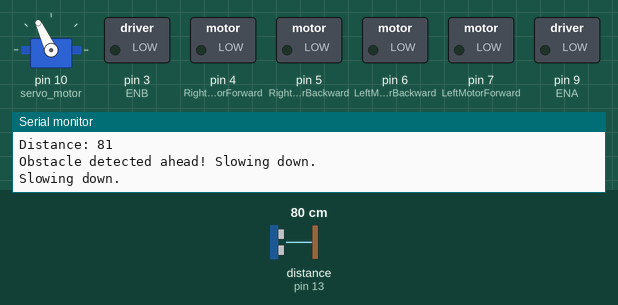
Simulated run of this sketch. Board: Arduino Uno, built with avr-gcc and run on an emulated ATmega328P. Shown: servo, switched loads named in the sketch (green lamp = pin HIGH), the last lines printed to the serial monitor. Dashed ring = blinking. Inputs (shaded band) come from the test bench; at power-on: distance to the obstacle (sensor on pin 13) 80 cm. The echo pulse lasts 58.3 µs per cm.

Above: at 3.2 s.
3.3 s: distance to the obstacle (sensor on pin 13) set to 53 cm
6.3 s: distance to the obstacle (sensor on pin 13) set to 45 cm
At 8.6 s:
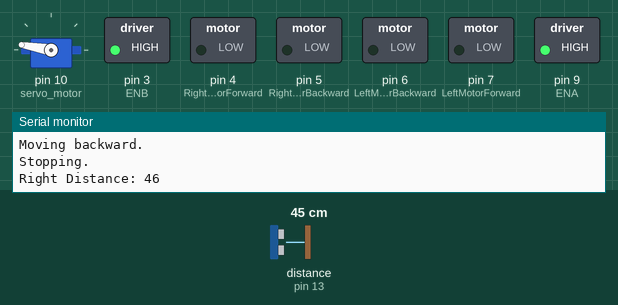
9.3 s: distance to the obstacle (sensor on pin 13) set to 103 cm
At 10.1 s:
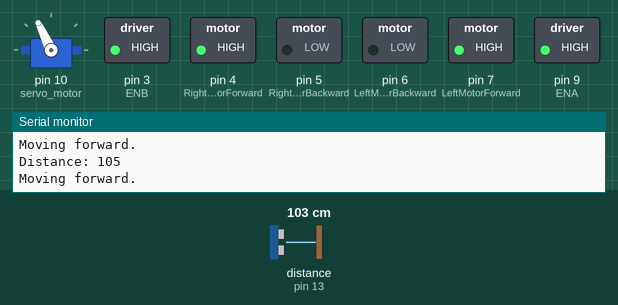
10.9 s: distance to the obstacle (sensor on pin 13) set to 94 cm
At 11.1 s:
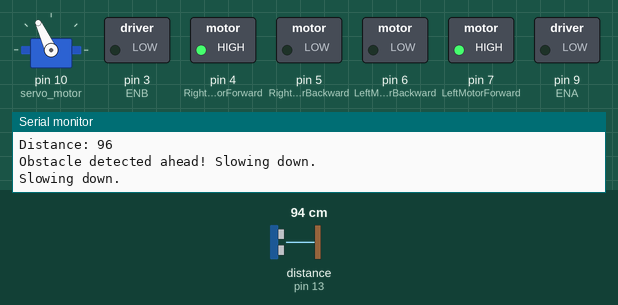
13.9 s: distance to the obstacle (sensor on pin 13) set to 2 cm
At 14.48 s:
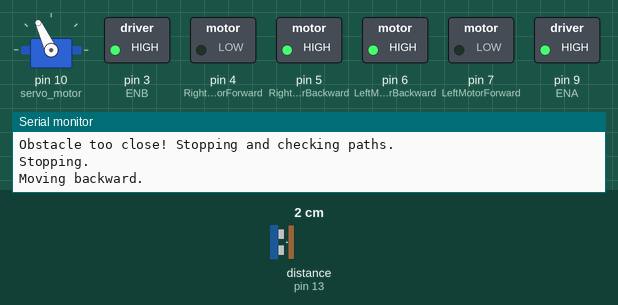
16.9 s: distance to the obstacle (sensor on pin 13) set to 60 cm
At 16.98 s:
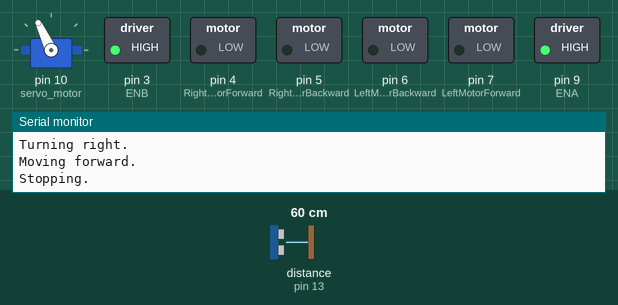
Timing chart, 0 to 20.9 s (numbered marks = the images above; inputs shaded):
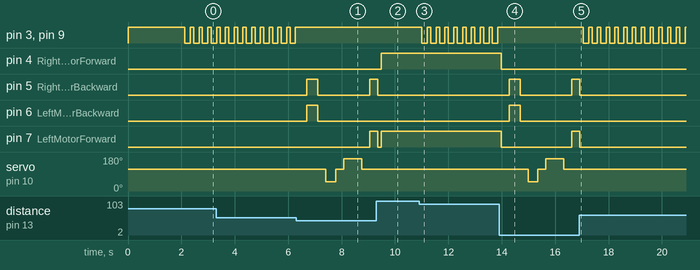

The sketch:

project.ino
```cpp
#include <Servo.h>  // Include Servo library to control the servo motor
#include <NewPing.h>  // Include NewPing library for ultrasonic sensor control

// Motor Driver Control Pins
const int LeftMotorForward = 7;   // Left motor forward pin
const int LeftMotorBackward = 6;  // Left motor backward pin
const int RightMotorForward = 4;  // Right motor forward pin
const int RightMotorBackward = 5; // Right motor backward pin
const int ENA = 9;  // PWM pin for left motor speed control
const int ENB = 3;  // PWM pin for right motor speed control

// Sensor pins for Ultrasonic sensor
#define trig_pin 11  // Ultrasonic trigger pin
#define echo_pin 13  // Ultrasonic echo pin
#define maximum_distance 700  // Max sensing distance in cm

// PID Controller Gains
float Kp = 0.6;  // Proportional Gain
float Ki = 0.2;  // Integral Gain
float Kd = 0.3;  // Derivative Gain

// Speed Control Variables
volatile int leftSpeed = 0, rightSpeed = 0;  // Measured speed of left and right wheels
int targetSpeed = 255;  // Target PWM speed (max value for full speed)
int prevErrorLeft = 0, prevErrorRight = 0;  // Previous error for PID calculation
float integralLeft = 0, integralRight = 0;  // Integral term accumulation for PID

// Obstacle Detection
boolean goesForward = false;  // Track if the robot is moving forward
int distance = 100;  // Initial obstacle distance

NewPing sonar(trig_pin, echo_pin, maximum_distance); // Create NewPing object for ultrasonic sensor
Servo servo_motor; // Create servo object

void setup() {
  Serial.begin(9600); // Initialize serial communication

  // Set motor control pins as OUTPUT
  pinMode(RightMotorForward, OUTPUT);
  pinMode(LeftMotorForward, OUTPUT);
  pinMode(LeftMotorBackward, OUTPUT);
  pinMode(RightMotorBackward, OUTPUT);
  pinMode(ENA, OUTPUT);  // Enable left motor
  pinMode(ENB, OUTPUT);  // Enable right motor

  // Enable motors (Full Speed initially)
  digitalWrite(ENA, HIGH);
  digitalWrite(ENB, HIGH);

  servo_motor.attach(10);  // Attach servo to pin 10
  servo_motor.write(115);  // Set servo to initial forward-facing position

  delay(2000);  // Wait for setup to stabilize
  distance = readPing();  // Get initial distance reading
}

void loop() {
  int distanceRight = 50;  // Placeholder for right-side distance
  int distanceLeft = 50;   // Placeholder for left-side distance
  delay(50);  // Short delay to stabilize sensor readings

  Serial.print("Distance: ");  // Print detected distance to Serial Monitor
  Serial.println(distance);

  // Obstacle Avoidance Logic
  if (distance <= 100 && distance > 50) {
    Serial.println("Obstacle detected ahead! Slowing down.");
    moveSlow();  // Reduce speed to avoid collision
  }
  else if (distance <= 50) {
    Serial.println("Obstacle too close! Stopping and checking paths.");
    moveStop();  // Stop the robot
    delay(300);
    moveBackward();  // Move back slightly to get space for turning
    delay(400);
    moveStop();
    delay(300);

    // Scan both sides to determine best turn direction
    distanceRight = lookRight();
    delay(300);
    distanceLeft = lookLeft();
    delay(300);


    // Choose the best direction (greater distance)
    if (distanceRight >= distanceLeft) {
      Serial.println("Turning right.");
      turnRight();
    } else {
      Serial.println("Turning left.");
      turnLeft();
    }
    moveStop();  // Stop after turning
  }
  else {
    Serial.println("Moving forward.");
    moveForward();  // Continue moving forward when the path is clear
  }

  distance = readPing();  // Update the distance measurement
}

int lookRight() {
  servo_motor.write(50);  // Rotate servo to look right
  delay(200);
  int distance = readPing();  // Measure distance on the right
  Serial.print("Right Distance: ");
  Serial.println(distance);
  delay(100);
  servo_motor.write(115);  // Reset servo to center position
  return distance;
}

int lookLeft() {
  servo_motor.write(170);  // Rotate servo to look left
  delay(500);
  int distance = readPing();  // Measure distance on the left
  Serial.print("Left Distance: ");
  Serial.println(distance);
  delay(100);
  servo_motor.write(115);  // Reset servo to center position
  return distance;
}

int readPing() {
  delay(70);  // Delay for stable sensor reading
  int cm = sonar.ping_cm();  // Get distance in cm
  if (cm == 0) {  // If no reading, assume max distance
    cm = 250;
  }
  return cm;
}

void moveStop() {
  Serial.println("Stopping.");
  digitalWrite(RightMotorForward, LOW);
  digitalWrite(LeftMotorForward, LOW);
  digitalWrite(RightMotorBackward, LOW);
  digitalWrite(LeftMotorBackward, LOW);
}

void moveForward() {
  if (!goesForward) {  // Prevent redundant commands
    Serial.println("Moving forward.");
    goesForward = true;
  }

  // Compute PID speed for smooth movement
  int pidLeft = computePID(targetSpeed, leftSpeed, prevErrorLeft, integralLeft);
  int pidRight = computePID(targetSpeed, rightSpeed, prevErrorRight, integralRight);

  analogWrite(ENA, constrain(pidLeft, 0, 255));  // Apply PID-adjusted speed
  analogWrite(ENB, constrain(pidRight, 0, 255));

  digitalWrite(LeftMotorForward, HIGH);
  digitalWrite(RightMotorForward, HIGH);
  digitalWrite(LeftMotorBackward, LOW);
  digitalWrite(RightMotorBackward, LOW);
}

void moveBackward() {
  Serial.println("Moving backward.");
  goesForward = false;

  analogWrite(ENA, targetSpeed);
  analogWrite(ENB, targetSpeed);

  digitalWrite(LeftMotorBackward, HIGH);
  digitalWrite(RightMotorBackward, HIGH);
  digitalWrite(LeftMotorForward, LOW);
  digitalWrite(RightMotorForward, LOW);
}

void turnRight() {
  Serial.println("Turning right.");

  analogWrite(ENA, targetSpeed);
  analogWrite(ENB, targetSpeed);

  digitalWrite(LeftMotorForward, HIGH);
  digitalWrite(RightMotorBackward, HIGH);
  digitalWrite(LeftMotorBackward, LOW);
  digitalWrite(RightMotorForward, LOW);

  delay(300);
  moveForward();
}

void turnLeft() {
  Serial.println("Turning left.");

  analogWrite(ENA, targetSpeed);
  analogWrite(ENB, targetSpeed);

  digitalWrite(LeftMotorBackward, HIGH);
  digitalWrite(RightMotorForward, HIGH);
  digitalWrite(LeftMotorForward, LOW);
  digitalWrite(RightMotorBackward, LOW);

  delay(300);
  moveForward();
}

void moveSlow() {
  Serial.println("Slowing down.");

  digitalWrite(ENA, LOW);  // Temporarily disable motors
  digitalWrite(ENB, LOW);
  delay(200);
  digitalWrite(ENA, HIGH);  // Restore speed after delay
  digitalWrite(ENB, HIGH);
}

// PID Controller for Speed Control
int computePID(int setpoint, int measured, int &prevError, float &integral) {
  int error = setpoint - measured;  // Calculate error
  integral += error;  // Accumulate integral error
  int derivative = error - prevError;  // Compute derivative term
  prevError = error;  // Update previous error

  return (Kp * error) + (Ki * integral) + (Kd * derivative);  // PID equation
}
```

Measured:
- the behaviour switches between 50 and 49 cm on distance to the obstacle (sensor on pin 13) (found by bisection; images 0 and 1)
- the behaviour switches between 99 and 98 cm on distance to the obstacle (sensor on pin 13) (found by bisection; images 2 and 3)
- after the input at 6.3 s, pin 3 (ENB): stops changing and stays HIGH; pin 5 (RightMotorBackward): LOW → HIGH after 0.40 s, → LOW 0.40 s later, → HIGH 1.9 s later
- after the input at 9.3 s, pin 4 (RightMotorForward): LOW → HIGH after 0.18 s; pin 5 (RightMotorBackward): goes on until 9.4 s, then stays LOW; pin 6 (LeftMotorBackward): stays LOW (without the input it goes to HIGH after 0.49 s); servo on pin 10 (servo_motor): stays 115° (without the input it goes to 50° after 1.2 s)
- after the input at 10.9 s, pin 3 (ENB), pin 9 (ENA): alternates HIGH for 0.13 s and LOW for 0.20 s, starting after 0.11 s
- after the input at 13.9 s, pin 3 (ENB): stops changing and stays HIGH; pin 4 (RightMotorForward): HIGH → LOW after 0.08 s
- after the input at 16.9 s, pin 3 (ENB): alternates HIGH for 0.13 s and LOW for 0.20 s, starting after 0.15 s; pin 5 (RightMotorBackward): goes on until 16.9 s, then stays LOW
- by itself, pin 3 (ENB), pin 9 (ENA): alternates HIGH for 0.13 s and LOW for 0.20 s
